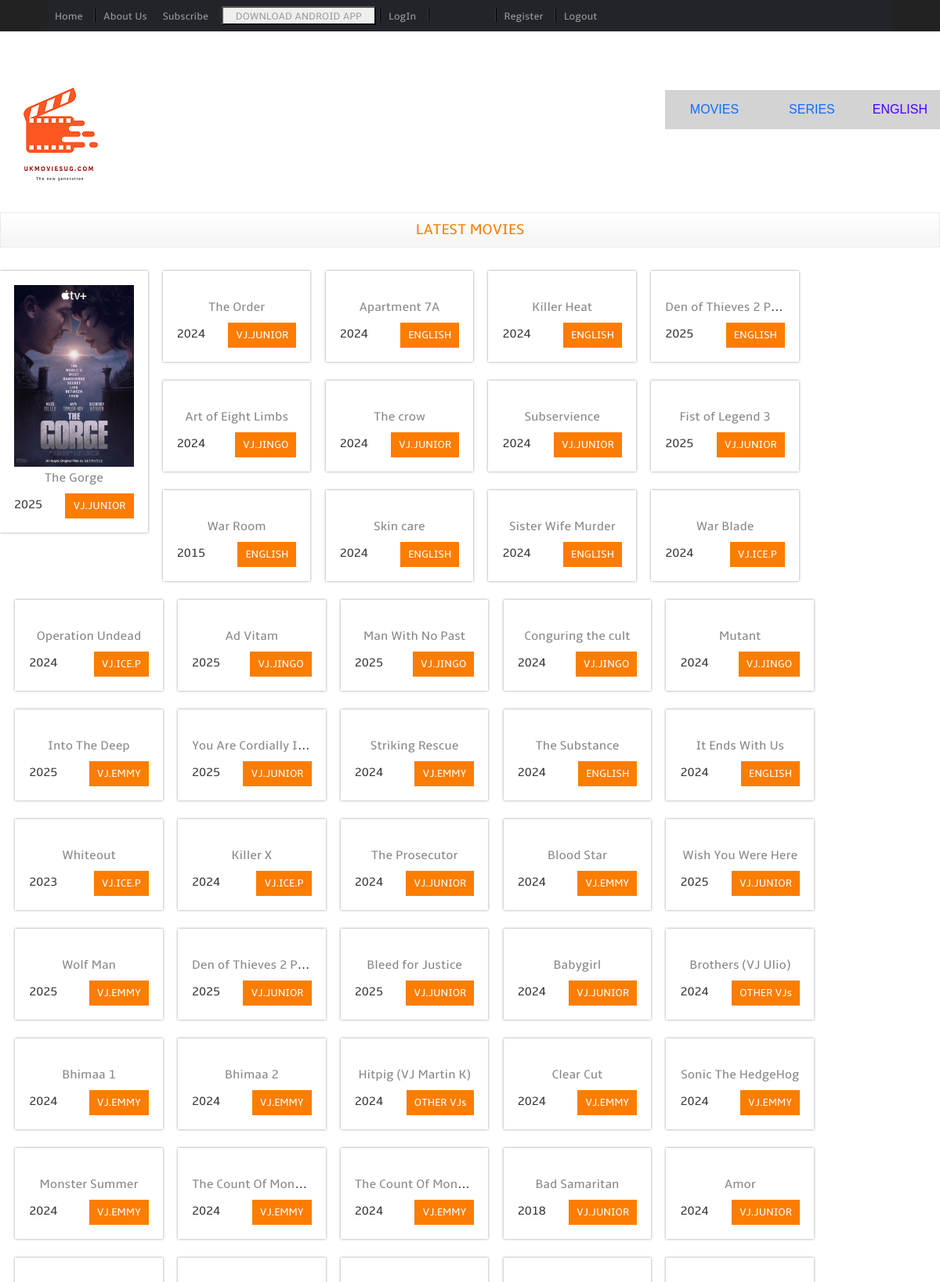
The app's page /Latest (upper part) with its own data.
### film/models.py (models this page shows, shortened)
class Movies(models.Model):
    movie_title=models.CharField(max_length=200,null=False)
    movie_actor=models.CharField(max_length=200,null=False)
    movie_director=models.CharField(max_length=200,null=False)
    CATEGORY_CHOICES=[
        ('SUPER ACTION','SUPER ACTION'),
        ('ACTION COMEDY','ACTION COMEDY'),
        ('ROMANTIC ACTION','ROMANTIC ACTION'),
        ('HORROR THRILLER','HORROR THRILLER'),
        ('SCIENCE FRICTION','SCIENCE FRICTION'),
        ('LOVE STORY','LOVE STORY'),
        ('INDIAN','INDIAN'),
        ('ACTION DETECTIVE','ACTION DETECTIVE'),
        ('COMEDY','COMEDY'),
        ('ROMANTIC COMEDY','ROMANTIC COMEDY'),
        ('ADVENTURE','ADVENTURE'),
        ('CARTOON','CARTOON'),
        ('FAMILY MOVIE','FAMILY MOVIE')
    ]
    movie_genre=models.CharField(max_length=300,null=False,choices=CATEGORY_CHOICES,default='ACTION')
    CATEGORY2_CHOICES=[
        ('VJ.JUNIOR','VJ.JUNIOR'),
        ('VJ.EMMY','VJ.EMMY'),
        ('VJ.ICE.P','VJ.ICE.P'),
        ('VJ.JINGO','VJ.JINGO'),
        ('ENGLISH','ENGLISH'),
        ('VJ.ULIO','VJ.ULIO'),
        ('VJ.MARK','VJ.MARK'),
        ('VJ.KEVO','VJ.KEVO'),
        ('VJ.MARTIN K','VJ.MARTIN K'),
        ('OTHER VJs','OTHER VJs'),
    ]
    movie_VJ=models.CharField(max_length=300,null=False,choices=CATEGORY2_CHOICES,default='VJ')
    movie_cost=models.CharField(max_length=300)
    STATUS1_TYPE_CHOICES=[
        ('New Movie','New Movie'),
        ('Featured','Featured')
    ]
    movie_status1=models.CharField(max_length=300,null=False,choices=STATUS1_TYPE_CHOICES,default='New')
    STATUS2_TYPE_CHOICES=[
        ('Free','Free'),
        ('Paid','Paid')
    ]
    movie_status2=models.CharField(max_length=200,choices=STATUS2_TYPE_CHOICES)
    movie_release_date=models.DateField(auto_now_add=True)
    movie_release_year=models.CharField(max_length=200,null=False)
    movie_image=models.ImageField(upload_to='pic')
    movie_video=models.FileField(upload_to='m_videos')
    file_size=models.CharField(max_length=200,null=True, blank=True)
    movie_description=models.CharField(max_length=3000,null=True, blank=True)

### film/views.py (the view)
# urls.py: path("Latest",views.get_latest,name="latest"),
def get_latest(request):
    latest_filter = Movies.objects.filter(movie_status1 = 'New Movie')
    context={
        "latest_filter":latest_filter,
    }
    return render(request, 'latest_movies.html', context)

### film/templates/latest_movies.html (shortened to what this page needs)
{% extends 'base.html' %}
{% load static %}
<!-- {% load crispy_forms_tags %}
{% load widget_tweaks %} -->
{% block content %}
<div class="content_top">
    <div class="heading">
    <h3 align="center"> LATEST MOVIES</h3>
    </div>
</div>
<br>
<div class="section group">
    {% for latest_filter in latest_filter reversed %}
    <div class="grid_1_of_5 images_1_of_5">
         <a href="{% url 'mov_detail' latest_filter.id %}"><img src="{{ latest_filter.movie_image.url }}" alt="" /></a>
	     <h2 class="test4"><a href="{% url 'mov_detail' latest_filter.id %}">{{latest_filter.movie_title}}</a></h2>
       <div class="price-details">
             <div class="price-number">
                  <p><span class="rupees">{{latest_filter.movie_release_year}}</span></p>
             </div>
                    <div class="add-cart">
                     <h4><a href="{% url 'mov_detail' latest_filter.id %}">{{latest_filter.movie_VJ}}</a></h4>
                    </div>
        </div>
    </div>
    {% endfor %}
</div>
{% endblock content %}

### film/static/css/style.css (style rules this page uses)
html,body,div,span,applet,object,iframe,h1,h2,h3,h4,h5,h6,p,blockquote,pre,a,abbr,acronym,address,big,cite,code,del,dfn,em,img,ins,kbd,q,s,samp,small,strike,strong,sub,sup,tt,var,b,u,i,dl,dt,dd,ol,nav ul,nav li,fieldset,form,label,legend,table,caption,tbody,tfoot,thead,tr,th,td,article,aside,canvas,details,embed,figure,figcaption,footer,header,hgroup,menu,nav,output,ruby,section,summary,time,mark,audio,video { margin:0;padding:0;border:0;font-size:100%;font:inherit;vertical-align:baseline; }
a { text-decoration:none; }
img { max-width:100%; }
body { font-family: Arial, Helvetica, sans-serif; background: #FFF; }
.content_top { padding:10px 20px; border: 1px solid #EBE8E8; background: url(../images/strip-bg.gif) repeat-x #F6F6F6; }
.heading h3 { font-family: 'ambleregular'; font-size:1.2em; color:#FC7D01; text-transform: uppercase; }
.grid_1_of_5 { display: block; float: left; margin: 1% 0 1% 1.6%; box-shadow: 0px 0px 3px rgb(150, 150, 150); -webkit-box-shadow: 0px 0px 3px rgb(150, 150, 150); -moz-box-shadow: 0px 0px 3px rgb(150, 150, 150); -o-box-shadow: 0px 0px 3px rgb(150, 150, 150); }
.grid_1_of_5:first-child { margin-left: 0; }
.images_1_of_5 { width: 15.72%; padding:1.5%; text-align: center; position: relative; }
.images_1_of_5 img { max-width: 100%; }
.images_1_of_5 h2 a { color:#888; font-family: 'ambleregular'; font-size:1em; padding-top:2px; }
.images_1_of_5 p { font-size: 0.8125em; padding: 0.4em 0; color: #333; }
.price-details { margin-top:10px; }
.price-number { float: left; }
.price-details p span.rupees { font-size:1.2em; font-family: 'ambleregular'; color:#383838; }
.add-cart { float:right; display: inline-block; }
.add-cart h4 a { font-size:0.85em; display: block; padding:8px 10px; font-family: 'ambleregular'; background:#FC7D01; color: #FFF; text-decoration: none; outline: 0; -webkit-transition: all 0.5s ease-in-out; -moz-transition: all 0.5s ease-in-out; -o-transition: all 0.5s ease-in-out; transition: all 0.5s ease-in-out; }
.section { clear: both; padding: 0px; margin: 0px; }
.group:before, .group:after { content: ""; display: table; }
.group:after { clear: both; }
.group { zoom: 1; }

### film/templates/base.html (style rules this page uses)
h2.test4 { white-space: nowrap; overflow: hidden; text-overflow: ellipsis; }

### records on screen
Movies: movie_image (picture), movie_title "The Gorge", movie_release_year "2025", movie_VJ "VJ.JUNIOR"
Movies: movie_title "The Order", movie_release_year "2024", movie_VJ "VJ.JUNIOR"
Movies: movie_title "Apartment 7A", movie_release_year "2024", movie_VJ "ENGLISH"
Movies: movie_title "Killer Heat", movie_release_year "2024", movie_VJ "ENGLISH"
Movies: movie_title "Den of Thieves 2 P…", movie_release_year "2025", movie_VJ "ENGLISH"
Movies: movie_title "Art of Eight Limbs", movie_release_year "2024", movie_VJ "VJ.JINGO"
Movies: movie_title "The crow", movie_release_year "2024", movie_VJ "VJ.JUNIOR"
Movies: movie_title "Subservience", movie_release_year "2024", movie_VJ "VJ.JUNIOR"
Movies: movie_title "Fist of Legend 3", movie_release_year "2025", movie_VJ "VJ.JUNIOR"
Movies: movie_title "War Room", movie_release_year "2015", movie_VJ "ENGLISH"
Movies: movie_title "Skin care", movie_release_year "2024", movie_VJ "ENGLISH"
Movies: movie_title "Sister Wife Murder", movie_release_year "2024", movie_VJ "ENGLISH"
Movies: movie_title "War Blade", movie_release_year "2024", movie_VJ "VJ.ICE.P"
Movies: movie_title "Operation Undead", movie_release_year "2024", movie_VJ "VJ.ICE.P"
Movies: movie_title "Ad Vitam", movie_release_year "2025", movie_VJ "VJ.JINGO"
Movies: movie_title "Man With No Past", movie_release_year "2025", movie_VJ "VJ.JINGO"
Movies: movie_title "Conguring the cult", movie_release_year "2024", movie_VJ "VJ.JINGO"
Movies: movie_title "Mutant", movie_release_year "2024", movie_VJ "VJ.JINGO"
Movies: movie_title "Into The Deep", movie_release_year "2025", movie_VJ "VJ.EMMY"
Movies: movie_title "You Are Cordially I…", movie_release_year "2025", movie_VJ "VJ.JUNIOR"
Movies: movie_title "Striking Rescue", movie_release_year "2024", movie_VJ "VJ.EMMY"
Movies: movie_title "The Substance", movie_release_year "2024", movie_VJ "ENGLISH"
Movies: movie_title "It Ends With Us", movie_release_year "2024", movie_VJ "ENGLISH"
Movies: movie_title "Whiteout", movie_release_year "2023", movie_VJ "VJ.ICE.P"
Movies: movie_title "Killer X", movie_release_year "2024", movie_VJ "VJ.ICE.P"
Movies: movie_title "The Prosecutor", movie_release_year "2024", movie_VJ "VJ.JUNIOR"
Movies: movie_title "Blood Star", movie_release_year "2024", movie_VJ "VJ.EMMY"
Movies: movie_title "Wish You Were Here", movie_release_year "2025", movie_VJ "VJ.JUNIOR"
Movies: movie_title "Wolf Man", movie_release_year "2025", movie_VJ "VJ.EMMY"
Movies: movie_title "Den of Thieves 2 P…", movie_release_year "2025", movie_VJ "VJ.JUNIOR"
Movies: movie_title "Bleed for Justice", movie_release_year "2025", movie_VJ "VJ.JUNIOR"
Movies: movie_title "Babygirl", movie_release_year "2024", movie_VJ "VJ.JUNIOR"
Movies: movie_title "Brothers (VJ Ulio)", movie_release_year "2024", movie_VJ "OTHER VJs"
Movies: movie_title "Bhimaa 1", movie_release_year "2024", movie_VJ "VJ.EMMY"
Movies: movie_title "Bhimaa 2", movie_release_year "2024", movie_VJ "VJ.EMMY"
Movies: movie_title "Hitpig (VJ Martin K)", movie_release_year "2024", movie_VJ "OTHER VJs"
Movies: movie_title "Clear Cut", movie_release_year "2024", movie_VJ "VJ.EMMY"
Movies: movie_title "Sonic The HedgeHog", movie_release_year "2024", movie_VJ "VJ.EMMY"
Movies: movie_title "Monster Summer", movie_release_year "2024", movie_VJ "VJ.EMMY"
Movies: movie_title "The Count Of Mon…", movie_release_year "2024", movie_VJ "VJ.EMMY"
Movies: movie_title "The Count Of Mon…", movie_release_year "2024", movie_VJ "VJ.EMMY"
Movies: movie_title "Bad Samaritan", movie_release_year "2018", movie_VJ "VJ.JUNIOR"
Movies: movie_title "Amor", movie_release_year "2024", movie_VJ "VJ.JUNIOR"
